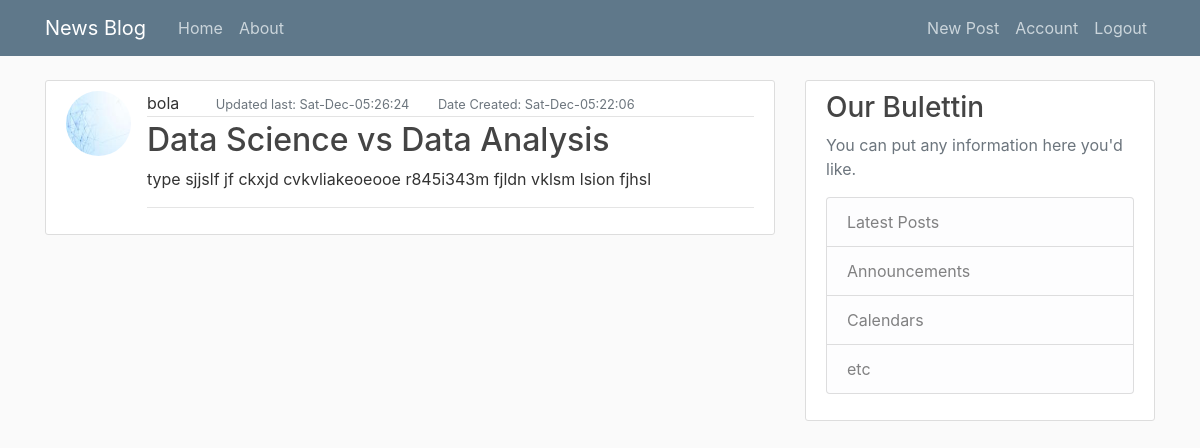
/post/3 (signed in), run on the app's committed database.
### newspost/model.py (models this page shows, shortened)
class User(db.Model, UserMixin):
    id = db.Column(db.Integer, primary_key=True , nullable=False)
    username = db.Column(db.String(60),unique=True, nullable=False)
    email = db.Column(db.String(120), nullable=False, unique=True)
    password = db.Column(db.String(), nullable=False)
    image_file = db.Column(db.String, default='default.jpg')
    date_updated = db.Column(db.DateTime, nullable=False, default=datetime.utcnow)
    post = db.relationship('Post', backref='author', lazy=True)

class Post(db.Model):
    id = db.Column(db.Integer, primary_key=True, nullable=False)
    title = db.Column(db.String(60),unique=True, nullable=False)
    content = db.Column(db.Text(420), nullable=False, unique=True)
    date_posted = db.Column(db.DateTime, nullable=False, default=datetime.utcnow)
    date_updated = db.Column(db.DateTime, nullable=False, default=datetime.utcnow)
    user_id = db.Column(db.Integer, db.ForeignKey('user.id'), nullable=False)

### newspost/routes.py (the view)
@app.route('/post/<int:post_id>', methods=['GET','POST'])
@login_required
def post(post_id):
    post = Post.query.get_or_404(post_id)
    return render_template('post.html', post = post)

### newspost/model.py (called while the page is built)
@login_manager.user_loader
def load_user(user_id):
    return User.query.get(int(user_id))

### newspost/Templates/post.html (shortened to what this page needs)
{% extends 'base.html' %}
    {% block content %}
        <article class="media content-section">
          <img class="rounded-circle article-img" src="{{ url_for('static', filename='img/' + post.author.image_file) }}">
          <div class="media-body">
            <div class="article-metadata">
              <span class="mr-2" href="#">{{ post.author.username }}</span>
              <small class="text-muted ml-4 ">Updated last: {{ post.date_posted.strftime('%a-%b-%X') }}</small>
              <small class="text-muted ml-4">Date Created: {{ post.date_updated.strftime('%a-%b-%X') }} </small>
            </div>
            <h2><a class="article-title" href="#">{{ post.title }}</a></h2>
            <p class="article-content">{{ post.content }}</p>
            <hr>
        </article>
    {% endblock content %}

### newspost/static/main.css (style rules this page uses)
body { background: #fafafa; color: #333333; margin-top: 5rem; }
h1, h2, h3, h4, h5, h6 { color: #444444; }
a { text-decoration: none; }
.content-section { background: #ffffff; padding: 10px 20px; border: 1px solid #dddddd; border-radius: 3px; margin-bottom: 20px; }
.article-title { color: #444444; }
.article-content { white-space: pre-line; }
.article-img { height: 65px; width: 65px; margin-right: 16px; }
.article-metadata { padding-bottom: 1px; margin-bottom: 4px; border-bottom: 1px solid #e3e3e3 }

### data on the page
User: image_file (picture), author.username "bola"
Post: date_posted "Sat-Dec-05:26:24", date_updated "Sat-Dec-05:22:06", title "Data Science vs Data Analysis", content "type sjjslf jf ckxjd cvkvliakeoeooe r845i343m fjldn vklsm lsion fjhsl"
